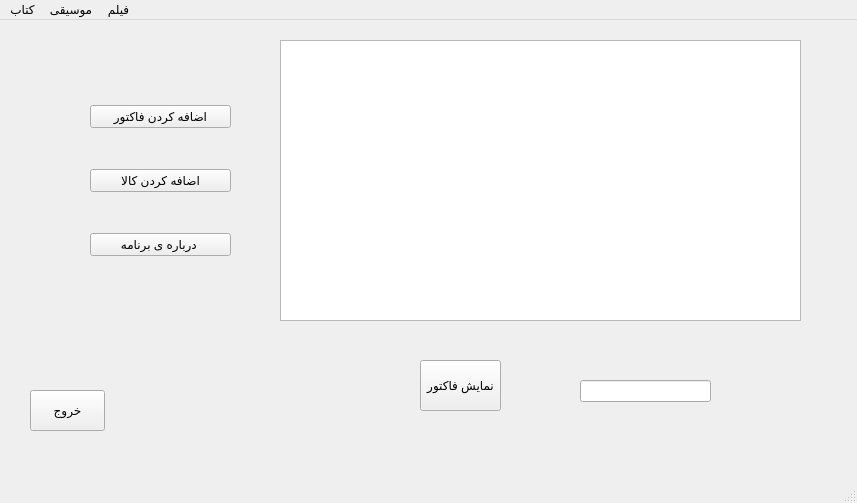
<?xml version="1.0" encoding="UTF-8"?>
<ui version="4.0">
 <class>MainWindow</class>
 <widget class="QMainWindow" name="MainWindow">
  <property name="enabled">
   <bool>true</bool>
  </property>
  <property name="geometry">
   <rect>
    <x>0</x>
    <y>0</y>
    <width>857</width>
    <height>503</height>
   </rect>
  </property>
  <property name="windowTitle">
   <string>MainWindow</string>
  </property>
  <widget class="QWidget" name="centralwidget">
   <widget class="QPushButton" name="pushButton_2">
    <property name="geometry">
     <rect>
      <x>30</x>
      <y>370</y>
      <width>75</width>
      <height>41</height>
     </rect>
    </property>
    <property name="text">
     <string>خروج</string>
    </property>
   </widget>
   <widget class="QWidget" name="layoutWidget">
    <property name="geometry">
     <rect>
      <x>90</x>
      <y>50</y>
      <width>141</width>
      <height>221</height>
     </rect>
    </property>
    <layout class="QVBoxLayout" name="verticalLayout">
     <item>
      <widget class="QPushButton" name="pushButton">
       <property name="text">
        <string>اضافه کردن فاکتور</string>
       </property>
      </widget>
     </item>
     <item>
      <widget class="QPushButton" name="pushButton_3">
       <property name="text">
        <string>اضافه کردن کالا</string>
       </property>
      </widget>
     </item>
     <item>
      <widget class="QPushButton" name="pushButton_4">
       <property name="text">
        <string>درباره ی برنامه </string>
       </property>
      </widget>
     </item>
    </layout>
   </widget>
   <widget class="QPushButton" name="pushButton_5">
    <property name="geometry">
     <rect>
      <x>420</x>
      <y>340</y>
      <width>81</width>
      <height>51</height>
     </rect>
    </property>
    <property name="text">
     <string>نمایش فاکتور</string>
    </property>
   </widget>
   <widget class="QLineEdit" name="lineEdit">
    <property name="geometry">
     <rect>
      <x>580</x>
      <y>360</y>
      <width>131</width>
      <height>22</height>
     </rect>
    </property>
   </widget>
   <widget class="QTableView" name="tableView">
    <property name="geometry">
     <rect>
      <x>280</x>
      <y>20</y>
      <width>521</width>
      <height>281</height>
     </rect>
    </property>
   </widget>
  </widget>
  <widget class="QStatusBar" name="statusbar"/>
  <widget class="QMenuBar" name="menuBar">
   <property name="geometry">
    <rect>
     <x>0</x>
     <y>0</y>
     <width>857</width>
     <height>26</height>
    </rect>
   </property>
   <widget class="QMenu" name="menu">
    <property name="title">
     <string>کتاب</string>
    </property>
    <addaction name="action"/>
    <addaction name="action_2"/>
    <addaction name="separator"/>
    <addaction name="action_4"/>
    <addaction name="separator"/>
    <addaction name="action_6"/>
    <addaction name="separator"/>
    <addaction name="action_7"/>
   </widget>
   <widget class="QMenu" name="menu_2">
    <property name="title">
     <string>موسیقی</string>
    </property>
    <addaction name="action_9"/>
    <addaction name="action_10"/>
    <addaction name="action_11"/>
    <addaction name="separator"/>
    <addaction name="action_19"/>
   </widget>
   <widget class="QMenu" name="menu_3">
    <property name="title">
     <string>فیلم</string>
    </property>
    <addaction name="action_21"/>
    <addaction name="separator"/>
    <addaction name="action_23"/>
   </widget>
   <addaction name="menu"/>
   <addaction name="menu_2"/>
   <addaction name="menu_3"/>
  </widget>
  <action name="action">
   <property name="text">
    <string>داستان</string>
   </property>
  </action>
  <action name="action_2">
   <property name="text">
    <string>شعر</string>
   </property>
  </action>
  <action name="action_4">
   <property name="text">
    <string>کودک و نوجوان</string>
   </property>
  </action>
  <action name="action_6">
   <property name="text">
    <string>خارجی </string>
   </property>
  </action>
  <action name="action_9">
   <property name="text">
    <string>تلفیقی</string>
   </property>
  </action>
  <action name="action_10">
   <property name="text">
    <string>پاپ</string>
   </property>
  </action>
  <action name="action_11">
   <property name="text">
    <string>سنتی</string>
   </property>
  </action>
  <action name="action_19">
   <property name="text">
    <string>خارجی</string>
   </property>
  </action>
  <action name="action_21">
   <property name="text">
    <string>ایرانی</string>
   </property>
  </action>
  <action name="action_7">
   <property name="text">
    <string>مرجع</string>
   </property>
  </action>
  <action name="action_23">
   <property name="text">
    <string>خارجی</string>
   </property>
  </action>
 </widget>
 <resources/>
 <connections>
  <connection>
   <sender>pushButton_2</sender>
   <signal>clicked()</signal>
   <receiver>MainWindow</receiver>
   <slot>close()</slot>
   <hints>
    <hint type="sourcelabel">
     <x>79</x>
     <y>629</y>
    </hint>
    <hint type="destinationlabel">
     <x>31</x>
     <y>589</y>
    </hint>
   </hints>
  </connection>
 </connections>
</ui>
